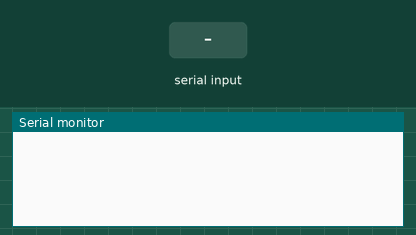
The sketch below on a simulated ESP8266 (NodeMCU). Shown: the last lines printed to the serial monitor. The test bench sets the inputs (shaded band).

Above: at 1.2 s.
1.3 s: "1\n" received over the second serial link
At 2.9 s:
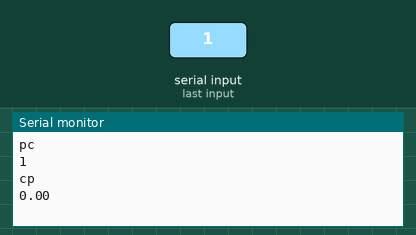
3.5 s: "90,45\n" received over the second serial link
At 4.5 s:
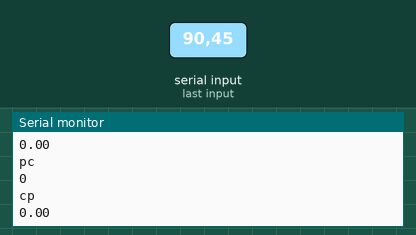

The sketch:

WiFi_peri.ino
```cpp
//MAC Address:  38:2B:78:03:83:8B
//D20 D21
//i2c D1,D2
const int RXpin = D3;
const int TXpin = D4;

#include <ESP8266WiFi.h>
#include <espnow.h>
#include <SoftwareSerial.h>
SoftwareSerial s(RXpin,TXpin);
uint8_t broadcastAddress[] = {0x50,0x02,0x91,0xDC,0xE7,0x3E};
//I2C
#include <Wire.h>

bool photocellStatus = false;
float compassData;

typedef struct SensorData{
  bool b;
  float f;
};

typedef struct struct_message {
  char a[32];
  int b;
  float c;
  String d;
  bool e;
} struct_message;

typedef struct test{
  String str;
}test;
String sss = "test";
// Create a struct_message called myData
struct_message myData;
test receive;

unsigned long lastTime = 0;
unsigned long timerDelay = 2000;  // send readings timer

void setup() {
  //I2C attempt
  Wire.begin(1);
  Wire.onReceive(cameraReader);
  //Wire.onRequest(cameraRequest);


  Serial.begin(115200);
  s.begin(9600);
  pinMode(RXpin, INPUT);
  pinMode(TXpin,OUTPUT);
  while(!Serial);
  while(!s);
  // Set device as a Wi-Fi Station
  WiFi.mode(WIFI_STA);

  // Init ESP-NOW
  if (esp_now_init() != 0) {
    Serial.println("Error initializing ESP-NOW");
    return;
  }

  // Once ESPNow is successfully Init, we will register for Send CB to
  // get the status of Trasnmitted packet
  esp_now_set_self_role(ESP_NOW_ROLE_CONTROLLER);
  esp_now_register_send_cb(OnDataSent);

  esp_now_add_peer(broadcastAddress, ESP_NOW_ROLE_SLAVE, 1, NULL, 0);

  esp_now_register_recv_cb(OnDataRecv);

}

void loop() {
  delay(1000);
  if ((millis() - lastTime) > timerDelay) {
    //strcpy(myData.a, "THIS IS A CHAR");

    //esp_now_send(broadcastAddress, (uint8_t *) &sss, sizeof(sss));

    lastTime = millis();
  }


  String data;
  while(s.available())
  {
    char temp = s.read();
    if(temp == '\n')
    {
      break;
    }
    else
    {
      data += temp;
    }
  }
  if(data != "")
  {
    decode(data, photocellStatus, compassData);
    SensorData temp;
    temp.b = photocellStatus;
    temp.f = compassData;
    esp_now_send(broadcastAddress, (uint8_t *) &temp, sizeof(temp));
    Serial.println("pc");
    Serial.println(photocellStatus);
    Serial.println("cp");
    Serial.println(compassData);
  }

}

//I2C attempt camera
void cameraReader(int j)
{
  while (Wire.available() > 0)
  {
     Serial.println("recieving from camera, hopefully");
  }

}
/*void cameraRequest()
{
  Wire.write(1);
} */

void OnDataRecvCamera(uint8_t * mac, uint8_t *incomingData, uint8_t len)
{
  memcpy(&receive, incomingData, sizeof(receive));
  Serial.println(receive.str);
  delay(100);
  s.print(receive.str + '\n');
}
//end of I2C test

void OnDataSent(uint8_t *mac_addr, uint8_t sendStatus) {
  //Serial.print("Last Packet Send Status: ");
  if (sendStatus == 0){
    //Serial.println("Delivery success");
  }
  else{
    Serial.println("Delivery fail");
  }
}

void OnDataRecv(uint8_t * mac, uint8_t *incomingData, uint8_t len)
{
  memcpy(&receive, incomingData, sizeof(receive));
  Serial.println(receive.str);
  delay(100);
  s.print(receive.str + '\n');
}

void decode(String d, bool& b, float& f)
{
  char temp = d.charAt(0);
  d = d.substring(1);
  if(temp == '1')
  {
    b = true;
  }
  else
  {
    b = false;
  }
  f = d.toFloat();
}
```

Measured:
- after the input at 1.3 s, the serial monitor: prints a new line after 0.70 s (image 1)
- after the input at 3.5 s, the serial monitor: prints a new line after 0.50 s (image 2)
